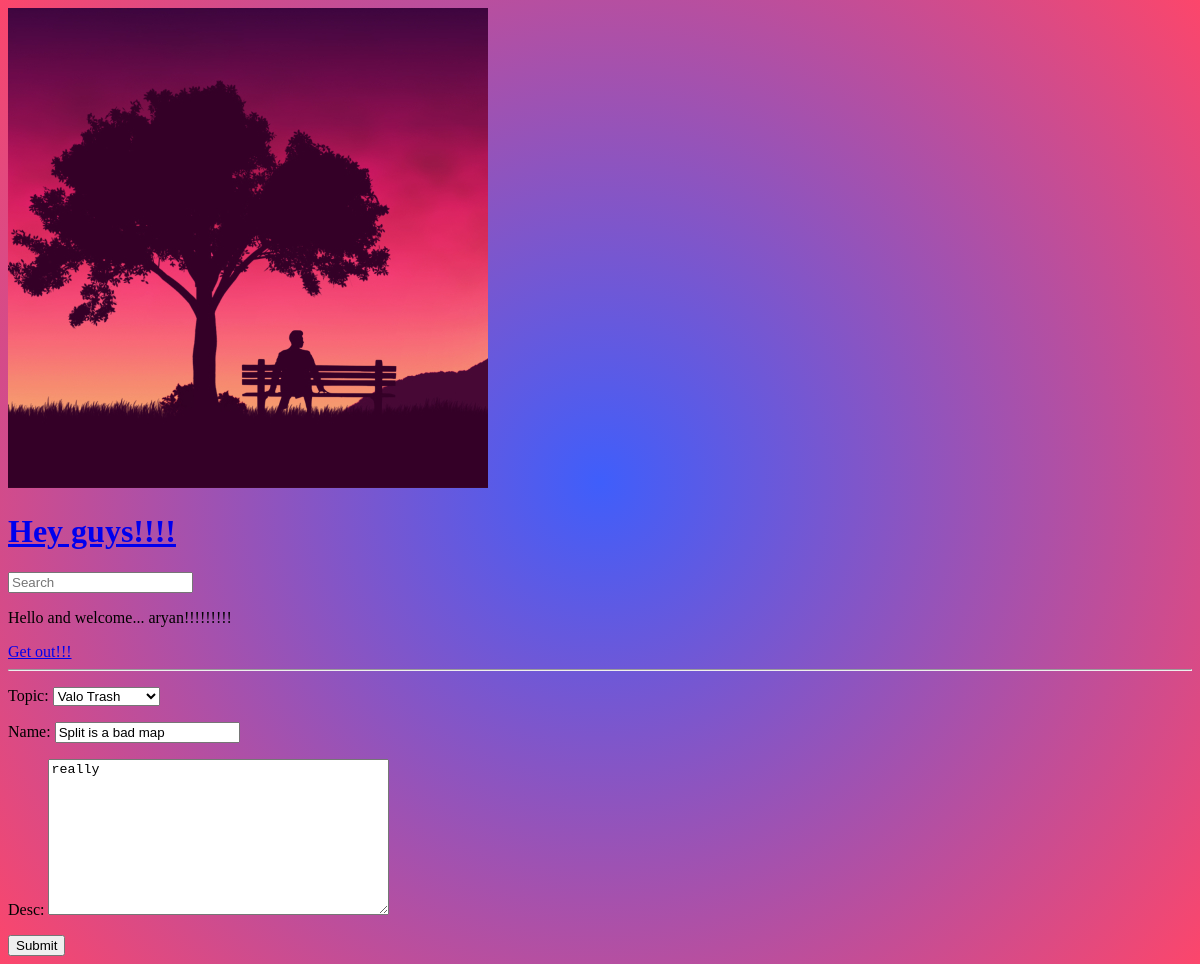
Page /update-room/5 (signed in) on the earlier database version.
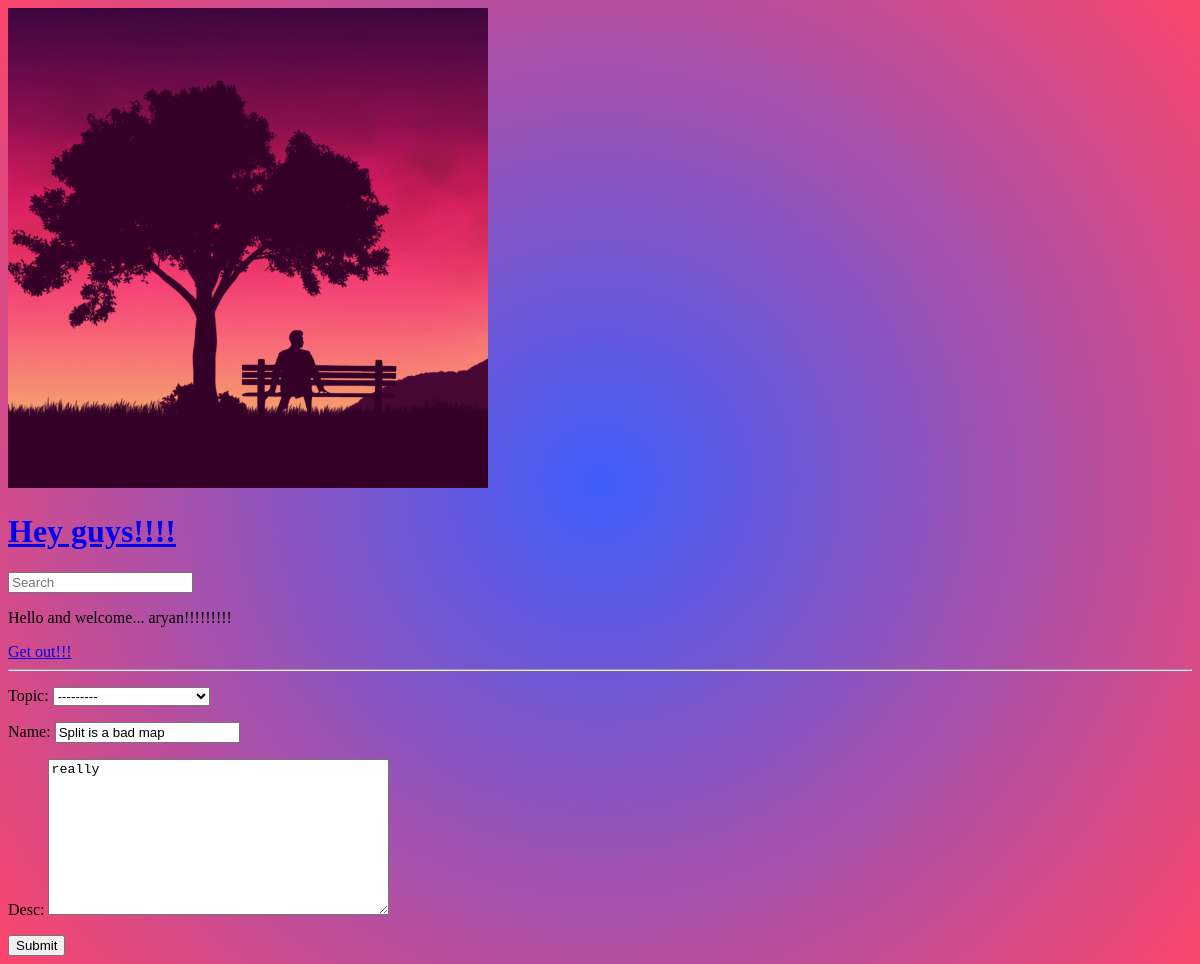
Same page on the later database version.
### basicapp/models.py (models this page shows, shortened)
class Room(models.Model):
    host = models.ForeignKey(User, on_delete = models.SET_NULL, null = True)
    topic = models.ForeignKey(Topic, on_delete = models.SET_NULL, null = True)
    name = models.CharField(max_length = 200)
    desc = models.TextField(null = True, blank = True)
    participants = models.ManyToManyField(User, related_name = 'participants', blank = True)
    updated = models.DateTimeField(auto_now = True)
    created = models.DateTimeField(auto_now_add = True)
    class Meta:
        ordering = ['-updated', '-created']

### basicapp/views.py (the view)
# urls.py: path('update-room/<str:pk>', views.UpdateRoom, name = 'update-room'),
@login_required(login_url = 'login')
def UpdateRoom(request, pk):
    room = Room.objects.get(id = pk)
    form = RoomForm(instance = room)
    if request.user != room.host:
        return HttpResponse("You don't have permission to edit this.")
    if request.method == 'POST':
        form = RoomForm(request.POST, instance = room)
        if form.is_valid():
            form.save()
            return redirect('home')
    context = {'form' : form}
    return render(request, 'basicapp/room_form.html', context)

### basicapp/forms.py
class RoomForm(ModelForm):
    class Meta:
        model = Room
        fields = '__all__'
        exclude = ['host', 'participants']

### basicapp/models.py (called while the page is built)
    def __str__(self):
        return self.name

### basicapp/templates/basicapp/room_form.html (shortened to what this page needs)
{% extends 'main.html' %}
{% block content %}
<div>
    <form method="POST" action="">
        {{form.as_p}}
        <input type="submit" value="Submit" />
    </form>
</div>
{% endblock content %}

Differences in the rows shown:
changed Room "really": topic "Valo Trash" → "---------"
